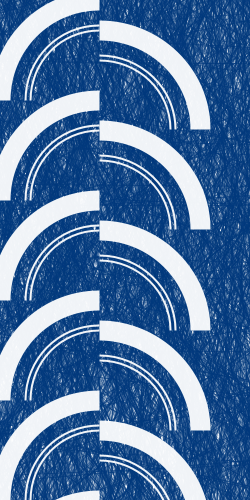
Frame 1 (no input)
Frame 60 (the mouse pressed at the canvas centre just before this capture): identical to frame 1, image omitted
Frame 120 (the mouse held since frame 60 and released just before this capture): identical to frame 1, image omitted

The Processing sketch that drew this single still picture (run headless with seeded random() and noise(); from frame 60 on, the mouse is pressed at the canvas centre):

// Processing sketch: processing_24765
// ── processing_24765.pde

int ellipseSize = 200;
int arcPositionX = 100;
int arcPositionY = 100;

int brcPositionX = 100;
int brcPositionY = 130;

int x = 0;

void setup () {
  
  size (250,500);
  strokeWeight(1);
  background(255);
  smooth();
  
}

void draw() {
  
  while (x<15000){
  stroke(0,56,124,random(0,200));
  line (random(-1000,1000),random(-2000,2000),random(-1000,1000),random(-2000,2000));
x=x+1;  
}

while (arcPositionY<1100){

noFill();
stroke(255,240);
strokeCap(SQUARE);
strokeWeight(20);

arc(arcPositionX,arcPositionY,ellipseSize,ellipseSize,PI,TWO_PI-PI/2);
arc(brcPositionX,brcPositionY,ellipseSize,ellipseSize,TWO_PI-PI/2,TWO_PI);

strokeWeight(2);
arc(arcPositionX,arcPositionY,ellipseSize-50,ellipseSize-50,PI,TWO_PI-PI/2);
arc(brcPositionX,brcPositionY,ellipseSize-50,ellipseSize-50,TWO_PI-PI/2,TWO_PI);

arc(arcPositionX,arcPositionY,ellipseSize-60,ellipseSize-60,PI,TWO_PI-PI/2);
arc(brcPositionX,brcPositionY,ellipseSize-60,ellipseSize-60,TWO_PI-PI/2,TWO_PI);

arcPositionY = arcPositionY+100;
brcPositionY = brcPositionY+100;
}

}
